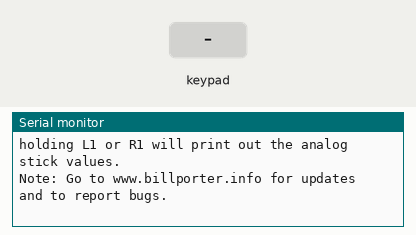
Simulated run of this sketch. Board: Arduino Uno, built with avr-gcc and run on an emulated ATmega328P. Shown: the last lines printed to the serial monitor. The test bench sets the inputs (shaded band).

Above: at 1.5 s.
1.6 s: key 'U' pressed
At 2.8 s:
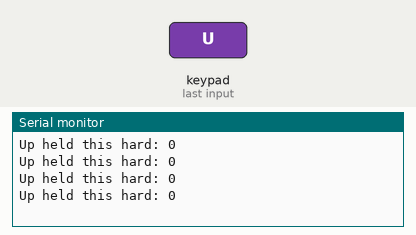
3.1 s: key 'D' pressed
At 4.3 s:
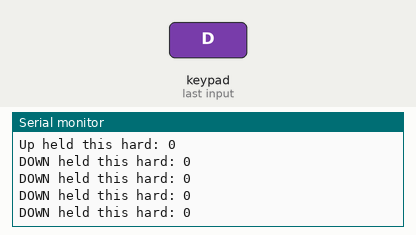
4.6 s: key 'L' pressed
At 5.8 s:
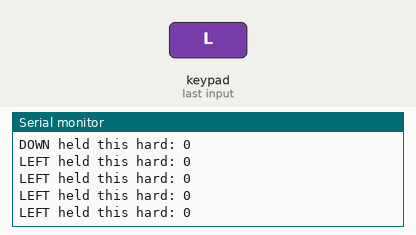
6.1 s: key 'R' pressed
At 7.3 s:
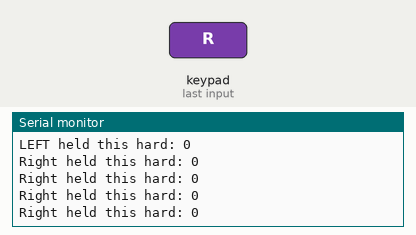
7.6 s: key 'X' pressed
At 9.2 s:
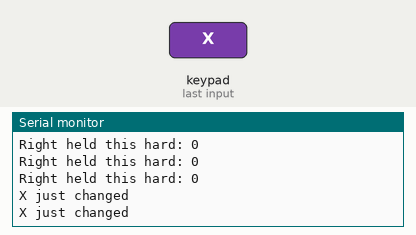
9.5 s: key 'O' pressed
At 11.0 s:
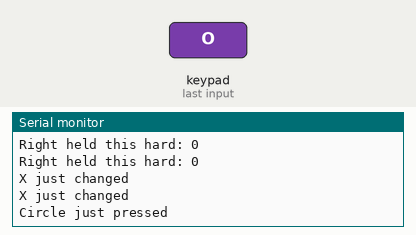

Measured:
- after the input at 1.6 s, the serial monitor: prints a new line after 0.05 s (image 1)
- after the input at 3.1 s, the serial monitor: prints a new line at once (image 2)
- after the input at 4.6 s, the serial monitor: prints a new line at once (image 3)
- after the input at 6.1 s, the serial monitor: prints a new line at once (image 4)
- after the input at 7.6 s, the serial monitor: prints a new line at once (image 5)
- after the input at 9.5 s, the serial monitor: prints a new line after 0.05 s (image 6)

The sketch:

PS2_Example_Code.ino
```cpp
#include <PS2X_lib.h>  //for v1.6

/******************************************************************
 * set pins connected to PS2 controller:
 *   - 1e column: original
 *   - 2e colmun: Stef?
 * replace pin numbers by the ones you use
 ******************************************************************/
#define PS2_DAT        8  //Data_Pin (Remember to put a step down resistor for this pin)
#define PS2_CMD        11  //Command Pin
#define PS2_CS        10  //Controller Selection Pin
#define PS2_CLK        12  //Clock Pin

/******************************************************************
 * select modes of PS2 controller:
 *   - pressures = analog reading of push-butttons
 *   - rumble    = motor rumbling
 * uncomment 1 of the lines for each mode selection
 ******************************************************************/
#define pressures   true
//#define pressures   false
#define rumble      true
//#define rumble      false

PS2X ps2x; // create PS2 Controller Class

//right now, the library does NOT support hot pluggable controllers, meaning
//you must always either restart your Arduino after you connect the controller,
//or call config_gamepad(pins) again after connecting the controller.

int error = 0;
byte type = 0;
byte vibrate = 0;

void setup(){

  Serial.begin(57600);

  delay(300);  //added delay to give wireless ps2 module some time to startup, before configuring it

//Configuration of Gamepad
  error = ps2x.config_gamepad(PS2_CLK, PS2_CMD, PS2_CS, PS2_DAT, pressures, rumble);

  if(error == 0){
    Serial.print("Found Controller, configured successful ");
    Serial.print("pressures = ");
	if (pressures)
	  Serial.println("true ");
	else
	  Serial.println("false");
	Serial.print("rumble = ");
	if (rumble)
	  Serial.println("true)");
	else
	  Serial.println("false");
    Serial.println("Try out all the buttons, X will vibrate the controller, faster as you press harder;");
    Serial.println("holding L1 or R1 will print out the analog stick values.");
    Serial.println("Note: Go to www.billporter.info for updates and to report bugs.");
  }
  else if(error == 1)
    Serial.println("No controller found, check wiring, see readme.txt to enable debug. visit www.billporter.info for troubleshooting tips");

  else if(error == 2)
    Serial.println("Controller found but not accepting commands. see readme.txt to enable debug. Visit www.billporter.info for troubleshooting tips");

  else if(error == 3)
    Serial.println("Controller refusing to enter Pressures mode, may not support it. ");

//  Serial.print(ps2x.Analog(1), HEX);

  type = ps2x.readType();
  switch(type) {
    case 0:
      Serial.print("Unknown Controller type found ");
	case 3:
      Serial.print("Wireless Sony DualShock Controller found ");
      break;
   }
}

void loop() {
  /* You must Read Gamepad to get new values and set vibration values
     ps2x.read_gamepad(small motor on/off, larger motor strenght from 0-255)
     if you don't enable the rumble, use ps2x.read_gamepad(); with no values
     You should call this at least once a second
   */
  if(error == 1) //skip loop if no controller found
    return;

  else { //DualShock Controller
    ps2x.read_gamepad(false, vibrate); //read controller and set large motor to spin at 'vibrate' speed

    if(ps2x.Button(PSB_START))         //will be TRUE as long as button is pressed
      Serial.println("Start is being held");
    if(ps2x.Button(PSB_SELECT))
      Serial.println("Select is being held");

    if(ps2x.Button(PSB_PAD_UP)) {      //will be TRUE as long as button is pressed
      Serial.print("Up held this hard: ");
      Serial.println(ps2x.Analog(PSAB_PAD_UP), DEC);
      digitalWrite(3,HIGH);
      delay (50);
      digitalWrite(3,LOW);

    }
    if(ps2x.Button(PSB_PAD_RIGHT)){
      Serial.print("Right held this hard: ");
      Serial.println(ps2x.Analog(PSAB_PAD_RIGHT), DEC);
      digitalWrite(9,HIGH);
      delay (50);
      digitalWrite(9,LOW);
    }
    if(ps2x.Button(PSB_PAD_LEFT)){
      Serial.print("LEFT held this hard: ");
      Serial.println(ps2x.Analog(PSAB_PAD_LEFT), DEC);
      digitalWrite(6,HIGH);
      delay (50);
      digitalWrite(6,LOW);
    }
    if(ps2x.Button(PSB_PAD_DOWN)){
      Serial.print("DOWN held this hard: ");
      Serial.println(ps2x.Analog(PSAB_PAD_DOWN), DEC);
      digitalWrite(5,HIGH);
      delay (50);
      digitalWrite(5,LOW);
    }

    vibrate = ps2x.Analog(PSAB_CROSS);  //this will set the large motor vibrate speed based on how hard you press the blue (X) button

    if (ps2x.NewButtonState()) {        //will be TRUE if any button changes state (on to off, or off to on)
      if(ps2x.Button(PSB_L3))
        Serial.println("L3 pressed");
      if(ps2x.Button(PSB_R3))
        Serial.println("R3 pressed");
      if(ps2x.Button(PSB_L2))
        Serial.println("L2 pressed");
      if(ps2x.Button(PSB_R2))
        Serial.println("R2 pressed");
      if(ps2x.Button(PSB_L1))
        Serial.println("L1 pressed");
      if(ps2x.Button(PSB_R1))
        Serial.println("R1 pressed");
      if(ps2x.Button(PSB_TRIANGLE))
        Serial.println("Triangle pressed");
    }

    if(ps2x.ButtonPressed(PSB_CIRCLE))               //will be TRUE if button was JUST pressed
      Serial.println("Circle just pressed");
    if(ps2x.NewButtonState(PSB_CROSS))               //will be TRUE if button was JUST pressed OR released
      Serial.println("X just changed");
    if(ps2x.ButtonReleased(PSB_SQUARE))              //will be TRUE if button was JUST released
      Serial.println("Square just released");

  }
  delay(50);
}
```
